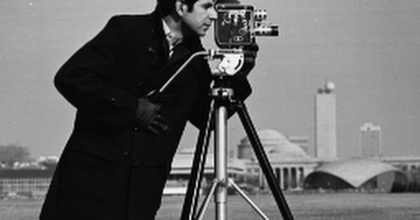
%> input picture test_image/cameraman.jpg, 420 x 220 px, shrunk from 1200 x 630 before the run
$ octave image_thresholding.m   (GNU Octave 9; MATLAB toolbox functions it lacks are replaced by stand-ins)
%> lines starting %> are read from the running program, lines starting %| are printed output that depends on the picture
%> further down, testima is the input picture: size 220x420x3 uint8; min 0, max 255, mean 105.7
### thrsholding/reddi.m
close all;
set(0,'defaultfigurecolor','w')


figure(1);

inputImage = testima;
imshow(inputImage);

hold off;

%creat normalized histogram
[N_row,N_col] = size(inputImage);
%> N_row = 220; N_col = 1260
total_N = N_row * N_col;
%> total_N = 277200

hist_itensity = zeros(256,1); %notice from 1 to 256
for row = 1:N_row
    for col = 1:N_col
        temp_intensity = ceil( inputImage(row, col) + 1 );  %has to puls 1 since matrix starts from 1
        hist_itensity(temp_intensity) =  hist_itensity(temp_intensity) + 1;
    end
end
%> after the loop, hist_itensity = 256 values, max 11007 at index 14, min 0 at index 256, mean 1082.8

hist_itensity=hist_itensity/total_N;
%> hist_itensity = 256 values, max 0.0397 at index 14, min 0 at index 256, mean 0.00391
figure(2);
bar(hist_itensity);
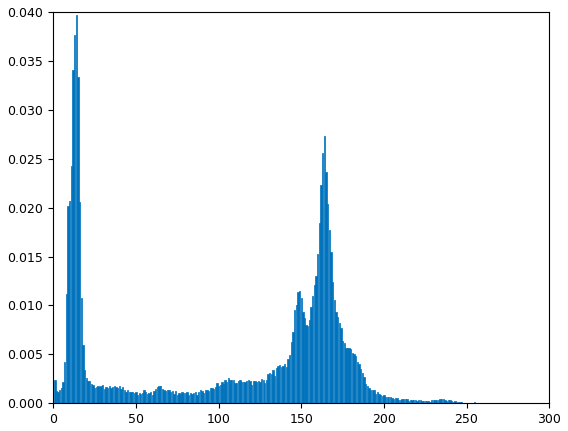
%> figure redrawn from the program's plot data; tallest bar 0.0397 high, from x = 13.6 to 14.4
hold off;

% compute delta_b, and compute error function

res = zeros(1,2);

figure(3)
bar(hist_itensity);
temp_error = [10,10];

max_iens = max(max(inputImage));
%> max_iens = [255 255 255]

k1 = uint32(max_iens)/3;
%> k1 = [85 85 85]
k2 = uint32(max_iens)*2/3;
%> k2 = [170 170 170]

k_1_thresh = k1(:,:,1);
%> k_1_thresh = 85
k_2_thresh = k2(:,:,1);
%> k_2_thresh = 170
while (abs(temp_error(1)) > 1)
            temp_thresh = [k_1_thresh, k_2_thresh];
            temp_error = error_func(temp_thresh, hist_itensity);

            k_1_thresh = k_1_thresh + temp_error(1);
            k_2_thresh = k_2_thresh + temp_error(2);

            line([k_1_thresh,k_1_thresh],[0,0.05]);
            line([k_2_thresh,k_2_thresh],[0,0.05]);
            pause(0.1);
end
%> this loop made 1 pass
%> (k1 in error_func, k2 in error_func, error_1 in error_func, error_2 in error_func, k_1_thresh, k_2_thresh) on pass 1: (85, 170, 0, 0, 85, 170)

k1 = k_1_thresh -1
%> k1 = 84
k2 = k_2_thresh -1
%> k2 = 169

%show test results

hold on;
plot([k1,k1],[0,0.05],'r');
hold on;
plot([k2,k2],[0,0.05],'r');
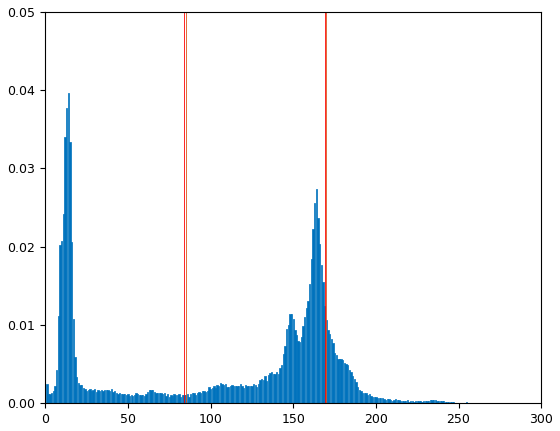
%> figure redrawn from the program's plot data; tallest bar 0.0397 high, from x = 13.6 to 14.4
hold off;
pause(0.1);

for i = 1:N_row
    for j = 1:N_col

        if inputImage(i,j) > k2
            inputImage(i,j) = 255;
        elseif (inputImage(i,j) > k1) && (inputImage(i,j) <k2)
            inputImage(i,j) = 125;
        else
            inputImage(i,j) = 0;
        end

    end

end
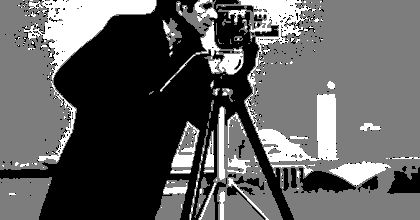
%> inputImage: size 220x420x3 uint8; min 0, max 255, mean 95

hold off;

figure(4);
imshow(inputImage);

### thrsholding/error_func.m
function ret = error_func(threshs, hist_itensity)

k1 = ceil(threshs(1));
k2 = ceil(threshs(2));

% get mean of dark
w_k1 = 0;
mu_k1 = 0.0;
for i=1:k1
    w_k1 = w_k1 + hist_itensity(i);
    mu_k1 = mu_k1 + (i-1)*hist_itensity(i);
end
m_D = mu_k1 / w_k1;
% get mean of medium
w_km = 0;
mu_km = 0;
for i=k1:k2
    w_km = w_km + hist_itensity(i);
    mu_km = mu_km + (i-1)*hist_itensity(i);
end
m_M = mu_km / w_km;

% get mean of bright
w_k2 = 0;
mu_k2 = 0;
for i=k2:256
    w_k2 = w_k2 + hist_itensity(i);
    mu_k2 = mu_k2 + (i-1)*hist_itensity(i);
end
m_B = mu_k2 / w_k2;

% compute error

error_1 = (m_D + m_M) /2 -k1;
error_2 = (m_M + m_B) /2 -k2;

ret = [error_1,error_2];
end

### thrsholding/image_thresholding.m
% This is file is to threshold input image into 2 or 3 classes
clear all;
close all;
clc;

testima = imread('/Users/ranhao/Desktop/test_image/cameraman.jpg');

% [10 lines of commented-out code are left out]
method = 2;
if method == 1
    disp('2-class Ostu thresholding');
    ostu;
elseif method ==2
    disp('3-class Reddi thresholding');
    reddi;
else
    disp('Please only enter 1 or 2 for thresholding methods');
    return
end
